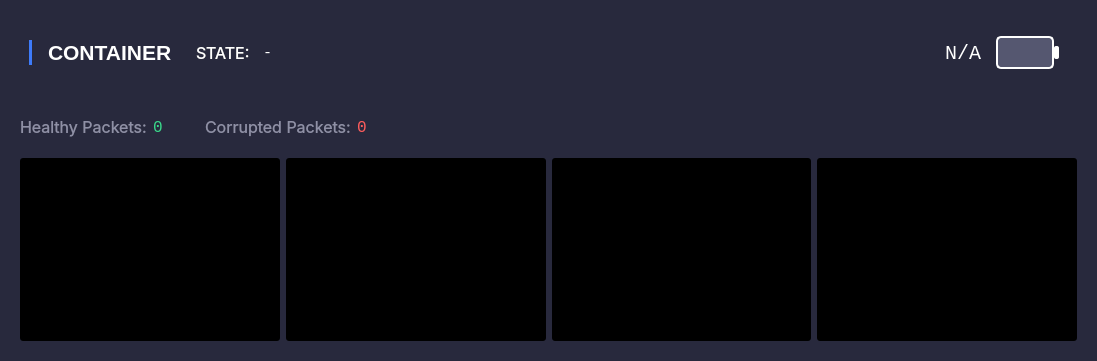
     <widget class="QWidget" name="container_box" native="true">
      <property name="sizePolicy">
       <sizepolicy hsizetype="Preferred" vsizetype="Expanding">
        <horstretch>0</horstretch>
        <verstretch>0</verstretch>
       </sizepolicy>
      </property>
      <property name="minimumSize">
       <size>
        <width>1097</width>
        <height>361</height>
       </size>
      </property>
      <property name="maximumSize">
       <size>
        <width>16777215</width>
        <height>16777215</height>
       </size>
      </property>
      <property name="styleSheet">
       <string notr="true">color: white;
background-color: rgb(40, 41, 61);
border-radius: 20px;</string>
      </property>
      <layout class="QVBoxLayout" name="verticalLayout_6">
       <property name="topMargin">
        <number>9</number>
       </property>
       <item>
        <widget class="QGroupBox" name="header_box_2">
         <layout class="QHBoxLayout" name="header_box">
          <item>
           <widget class="QGroupBox" name="title_box">
            <layout class="QHBoxLayout" name="horizontalLayout_4">
             <item>
              <widget class="Line" name="line_2">
               <property name="maximumSize">
                <size>
                 <width>16777215</width>
                 <height>25</height>
                </size>
               </property>
               <property name="styleSheet">
                <string notr="true">background-color: rgb(62, 123, 250);
border-radius: 100px;</string>
               </property>
               <property name="orientation">
                <enum>Qt::Vertical</enum>
               </property>
              </widget>
             </item>
             <item>
              <spacer name="horizontalSpacer">
               <property name="orientation">
                <enum>Qt::Horizontal</enum>
               </property>
               <property name="sizeType">
                <enum>QSizePolicy::Fixed</enum>
               </property>
               <property name="sizeHint" stdset="0">
                <size>
                 <width>10</width>
                 <height>20</height>
                </size>
               </property>
              </spacer>
             </item>
             <item>
              <widget class="QLabel" name="title">
               <property name="maximumSize">
                <size>
                 <width>16777215</width>
                 <height>25</height>
                </size>
               </property>
               <property name="font">
                <font>
                 <pointsize>16</pointsize>
                 <weight>75</weight>
                 <bold>true</bold>
                </font>
               </property>
               <property name="styleSheet">
                <string notr="true"/>
               </property>
               <property name="text">
                <string>CONTAINER</string>
               </property>
              </widget>
             </item>
            </layout>
           </widget>
          </item>
          <item>
           <widget class="QGroupBox" name="battery_box">
            <property name="flat">
             <bool>false</bool>
            </property>
            <layout class="QHBoxLayout" name="horizontalLayout_6">
             <item>
              <widget class="QLabel" name="label_14">
               <property name="maximumSize">
                <size>
                 <width>61</width>
                 <height>16777215</height>
                </size>
               </property>
               <property name="font">
                <font>
                 <family>Inter</family>
                 <pointsize>12</pointsize>
                </font>
               </property>
               <property name="text">
                <string>STATE:</string>
               </property>
              </widget>
             </item>
             <item>
              <widget class="QLabel" name="c_state">
               <property name="font">
                <font>
                 <family>Consolas</family>
                 <pointsize>11</pointsize>
                </font>
               </property>
               <property name="text">
                <string>-</string>
               </property>
              </widget>
             </item>
             <item>
              <widget class="QLabel" name="container_battery_percent">
               <property name="font">
                <font>
                 <family>Consolas</family>
                 <pointsize>15</pointsize>
                </font>
               </property>
               <property name="text">
                <string>N/A</string>
               </property>
               <property name="alignment">
                <set>Qt::AlignRight|Qt::AlignTrailing|Qt::AlignVCenter</set>
               </property>
              </widget>
             </item>
             <item>
              <widget class="QWidget" name="widget" native="true">
               <property name="minimumSize">
                <size>
                 <width>81</width>
                 <height>51</height>
                </size>
               </property>
               <property name="maximumSize">
                <size>
                 <width>81</width>
                 <height>51</height>
                </size>
               </property>
               <layout class="QHBoxLayout" name="horizontalLayout_7">
                <property name="spacing">
                 <number>0</number>
                </property>
                <item>
                 <widget class="QProgressBar" name="c_battery_visual">
                  <property name="sizePolicy">
                   <sizepolicy hsizetype="Expanding" vsizetype="Expanding">
                    <horstretch>0</horstretch>
                    <verstretch>0</verstretch>
                   </sizepolicy>
                  </property>
                  <property name="styleSheet">
                   <string notr="true">QProgressBar {
	border-radius: 5px;
	background-color: #555770;
	border: 2px solid white;
}

QProgressBar::chunk {
	border-radius: 5px;
	background-color: #39d98a;
	border: 2px solid #555770;
}</string>
                  </property>
                  <property name="maximum">
                   <number>100</number>
                  </property>
                  <property name="value">
                   <number>0</number>
                  </property>
                  <property name="textVisible">
                   <bool>false</bool>
                  </property>
                  <property name="invertedAppearance">
                   <bool>false</bool>
                  </property>
                 </widget>
                </item>
                <item>
                 <widget class="QWidget" name="widget" native="true">
                  <property name="sizePolicy">
                   <sizepolicy hsizetype="Preferred" vsizetype="Fixed">
                    <horstretch>0</horstretch>
                    <verstretch>0</verstretch>
                   </sizepolicy>
                  </property>
                  <property name="minimumSize">
                   <size>
                    <width>5</width>
                    <height>13</height>
                   </size>
                  </property>
                  <property name="maximumSize">
                   <size>
                    <width>5</width>
                    <height>13</height>
                   </size>
                  </property>
                  <property name="styleSheet">
                   <string notr="true">border-radius: 2px;
background-color: white;</string>
                  </property>
                 </widget>
                </item>
               </layout>
              </widget>
             </item>
            </layout>
           </widget>
          </item>
         </layout>
        </widget>
       </item>
       <item>
        <widget class="QGroupBox" name="pkg_count_box">
         <property name="minimumSize">
          <size>
           <width>214</width>
           <height>40</height>
          </size>
         </property>
         <property name="maximumSize">
          <size>
           <width>400</width>
           <height>31</height>
          </size>
         </property>
         <layout class="QHBoxLayout" name="horizontalLayout_5">
          <item>
           <widget class="QLabel" name="pkg_count_label_3">
            <property name="font">
             <font>
              <family>Inter</family>
              <pointsize>12</pointsize>
             </font>
            </property>
            <property name="styleSheet">
             <string notr="true">color: #8f90a6;</string>
            </property>
            <property name="text">
             <string>Healthy Packets:</string>
            </property>
           </widget>
          </item>
          <item>
           <widget class="QLabel" name="c_healthy_pkg_count">
            <property name="font">
             <font>
              <family>Consolas</family>
              <pointsize>12</pointsize>
             </font>
            </property>
            <property name="styleSheet">
             <string notr="true">color: #39d98a;</string>
            </property>
            <property name="text">
             <string>0</string>
            </property>
           </widget>
          </item>
          <item>
           <widget class="QLabel" name="pkg_count_label_2">
            <property name="font">
             <font>
              <family>Inter</family>
              <pointsize>12</pointsize>
             </font>
            </property>
            <property name="styleSheet">
             <string notr="true">color: #8f90a6;</string>
            </property>
            <property name="text">
             <string>Corrupted Packets:</string>
            </property>
           </widget>
          </item>
          <item>
           <widget class="QLabel" name="c_corrupted_pkg_count">
            <property name="font">
             <font>
              <family>Consolas</family>
              <pointsize>12</pointsize>
             </font>
            </property>
            <property name="styleSheet">
             <string notr="true">color: #ff5c5c;</string>
            </property>
            <property name="text">
             <string>0</string>
            </property>
           </widget>
          </item>
         </layout>
        </widget>
       </item>
       <item>
        <widget class="QGroupBox" name="chart_box">
         <property name="minimumSize">
          <size>
           <width>781</width>
           <height>201</height>
          </size>
         </property>
         <property name="maximumSize">
          <size>
           <width>16777215</width>
           <height>201</height>
          </size>
         </property>
         <property name="styleSheet">
          <string notr="true">border-radius: 3px;</string>
         </property>
         <layout class="QGridLayout" name="gridLayout_2">
          <item row="0" column="2">
           <widget class="PlotWidget" name="c_gps_altitude_chart" native="true">
            <property name="maximumSize">
             <size>
              <width>343</width>
              <height>191</height>
             </size>
            </property>
            <property name="styleSheet">
             <string notr="true">background-color: black;</string>
            </property>
           </widget>
          </item>
          <item row="0" column="1">
           <widget class="PlotWidget" name="c_altitude_chart" native="true">
            <property name="maximumSize">
             <size>
              <width>343</width>
              <height>191</height>
             </size>
            </property>
            <property name="styleSheet">
             <string notr="true">background-color: black;</string>
            </property>
           </widget>
          </item>
          <item row="0" column="3">
           <widget class="PlotWidget" name="c_voltage_chart" native="true">
            <property name="maximumSize">
             <size>
              <width>343</width>
              <height>191</height>
             </size>
            </property>
            <property name="styleSheet">
             <string notr="true">background-color: black;</string>
            </property>
           </widget>
          </item>
          <item row="0" column="0">
           <widget class="PlotWidget" name="c_temp_chart" native="true">
            <property name="maximumSize">
             <size>
              <width>343</width>
              <height>191</height>
             </size>
            </property>
            <property name="styleSheet">
             <string notr="true">background-color: black;</string>
            </property>
           </widget>
          </item>
         </layout>
        </widget>
       </item>
      </layout>
     </widget>
